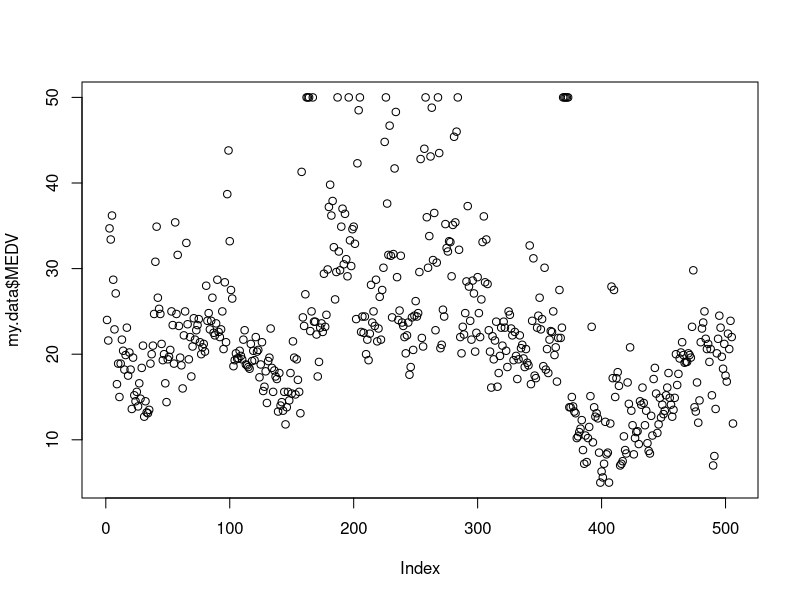

This chart was generated by the following R code: (Note: this script raises an error after producing the figure.)
#Assignment No 2_Part 1
#Regression Analysis 

rm(list=ls())

my.data<-read.csv('Housing_data.csv',header=TRUE,sep=',')

my.data 

str(my.data)

# Exploratory Data Analysis 
any(is.na(my.data))

summary(my.data)

# Visualizing the Target variable MEDV

plot(my.data$MEDV)

ggplot(my.data,aes(x=MEDV))+
  geom_histogram()

ggplot(my.data,aes(MEDV)) +
  stat_density() + 
  theme_bw()

# Visualizing all the variables for btter understanding and to look for outliers
boxplot(my.data)

# Checking variables with outliers seperately 
boxplot(my.data$PCCR)
boxplot(my.data$PRLZ)
boxplot(my.data$AVR)
boxplot(my.data$DIS)
boxplot(my.data$MEDV)

# Checking for Correlation 
cor(my.data)

# Visualizing Correlation 
library(corrplot) #for correlation visualization 

corrplot(cor(my.data),'number')

# Sample Regression Equation for multivariate regression analysis 

# MEDV(Pred)= theta0+thata1*(my.data$PCCR)+theta2*(my.data$PRLZ)+theta3*(my.data$INDUS)+theta4*(my.data$NOX)+
# theta5*(my.data$AVR)+theta6*(my.data$AGE)+theta7*(my.data$DIS)+theta8*(my.data$RAD)+theta9*(my.data$TAX)
  
# Preparing regression model with respect to the equation using lm function 

Regmodel<-lm(MEDV~PCCR+PRLZ+INDUS+NOX+AVR+AGE+DIS+RAD+TAX,my.data)
summary(Regmodel)

# Step-by-step improving the model 

Regmodel<-lm(MEDV~PCCR+PRLZ+INDUS+NOX+AVR+AGE+DIS+RAD+TAX+0,my.data) #Model with intercept removed 
summary(Regmodel)

Regmodel<-lm(MEDV~PCCR+PRLZ+NOX+AVR+AGE+DIS+RAD+TAX+0,my.data) # Final Model with intercept & INDUS removed 
summary(Regmodel)

# Plotting original vs fitted values

ggplot(my.data,aes(x=1:length(MEDV),y=MEDV))+
  geom_line(col='blue')+
  geom_point(col='blue')+
  geom_line(aes(x=1:length(MEDV),y=fitted.values(Regmodel)),col='red')+
  geom_point(aes(x=1:length(MEDV),y=fitted.values(Regmodel)),col='red')+
  xlab("Observations")+ 
  ylab("Median Value of House in $1000s")+
  ggtitle('Original ("Blue") vs Fitted ("Red") Values')

# Information on the model

coef(Regmodel)

fitted.values(Regmodel)

# Calculating and Checking Residuals in the model

Res <- residuals(Regmodel)

# Plotting residuals and checking for normal distribution 

plot(Res,xlab="Observations",ylab="Residuals",main="Residual Analysis",col="blue",pch=16,ylim=c(-20,20))
abline(a=0,b=0,col="red",lty=2)
abline(3*sd(Res),0,col="red",lty=2)
abline(-3*sd(Res),0,col="red",lty=2)

# Density plotting for distribution check
plot(density(Res))

#Extra Tasks for Answers to Questions

# Making predictions model based on the coefficients 
ypred=coef(Regmodel)[1]*my.data$PCCR+coef(Regmodel)[2]*my.data$PRLZ+coef(Regmodel)[3]*my.data$NOX+coef(Regmodel)[4]*my.data$AVR+
  coef(Regmodel)[5]*my.data$AGE+coef(Regmodel)[6]*my.data$DIS+coef(Regmodel)[7]*my.data$RAD+coef(Regmodel)[8]*my.data$TAX

# Created my own cost function for calculation of errors
mycost<-function(yhat,y){
  cost=sum((yhat-y)^2)/length(y)
  return(cost)
}

#Calculated MSE for the predictions based on model 
mse<- mycost(ypred,my.data$MEDV)


# Created data frame for testing values for fututre housing prices
PCCR<-c(0.03221,0.06733,0.04211,0.05328)
PRLZ<-c(4,5,0,8)
INDUS<-c(4.21,7.21,3.33,2.65)
NOX<-c(0.432,0.443,0.454,0.476)
AVR<-c(6.121,6.783,6.345,6.754)
AGE<-c(64.2,67.8,62.5,59.8)
DIS<-c(4.1300,4.9832,5.0322,6.0412)
RAD<-c(3,2,2,1)
TAX<-c(254,267,231,255)

df<-data.frame(PCCR,PRLZ,INDUS,NOX,AVR,AGE,DIS,RAD,TAX)

#Making the predictions
Pred<-predict(Regmodel,df)

Pred<-round(Pred,digits = 2)
